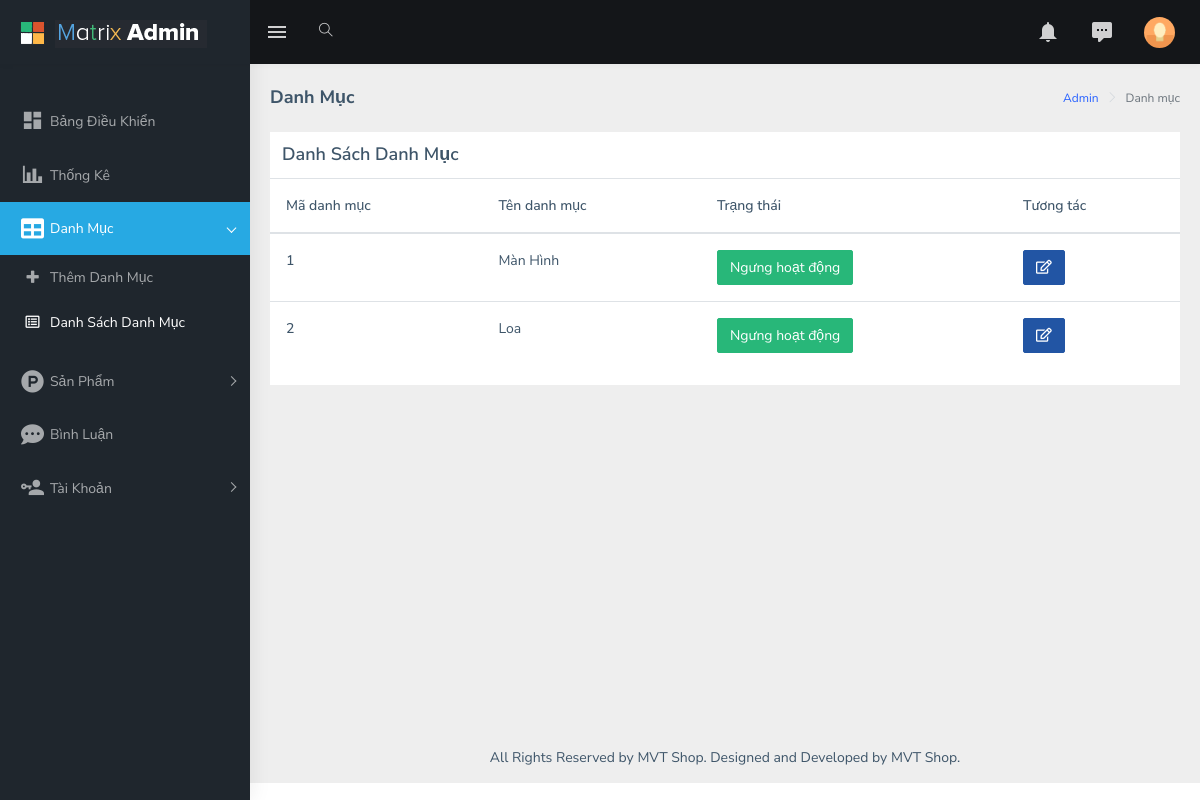
/admin/index.php?act=list_danhmuc, run on an earlier commit of the app's database.
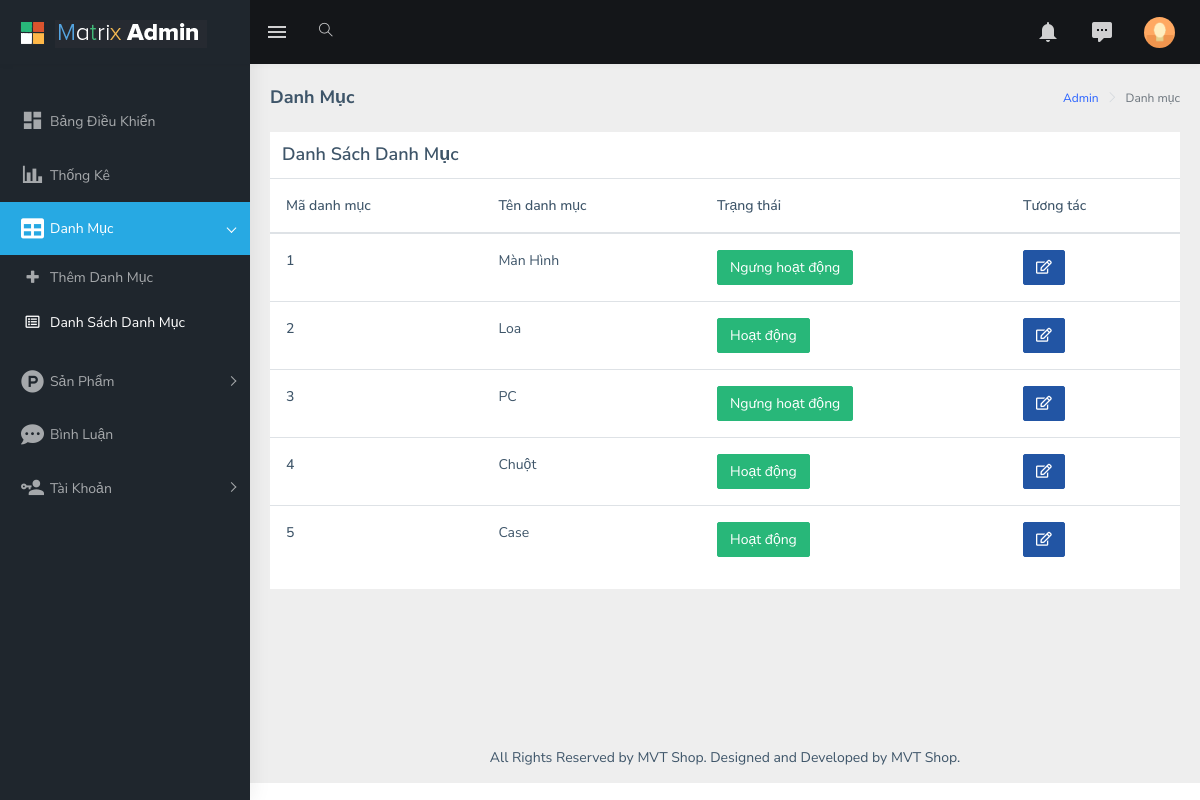
And on a later commit of the database.
### tables this page shows
CREATE TABLE `category` (
  `id` int(15) NOT NULL,
  `category_name` varchar(100) NOT NULL,
  `status` enum('active','inactive','','') NOT NULL
);

### model/pdo.php (called while the page is built, shortened)
<?php
function pdo_get_connection(){
    $dburl = "mysql:host=localhost;dbname=group5_project1;charset=utf8";
    $username = 'root';
    $password = '';
    $conn = new PDO($dburl, $username, $password);
    $conn->setAttribute(PDO::ATTR_ERRMODE, PDO::ERRMODE_EXCEPTION);
    return $conn;
}
function pdo_query($sql){
    $sql_args = array_slice(func_get_args(), 1);
    try{
        $conn = pdo_get_connection();
        $stmt = $conn->prepare($sql);
        $stmt->execute($sql_args);
        $rows = $stmt->fetchAll();
        return $rows;
    }
    catch(PDOException $e){
        throw $e;
    }
    finally{
        unset($conn);
    }
}

### model/danhmuc.php (called while the page is built, shortened)
<?php
    function load_all_category(){
        $sql="SELECT * FROM category order by id";
        $list_category=pdo_query($sql);
        return $list_category;
    }
?>

### admin/danhmuc/list.php (the view, shortened to what this page needs)
<div class="page-wrapper">
  <div class="page-breadcrumb">
    <div class="row">
      <div class="col-12 d-flex no-block align-items-center">
        <h4 class="page-title">Danh Mục</h4>
        <div class="ml-auto text-right">
          <nav aria-label="breadcrumb">
            <ol class="breadcrumb">
              <li class="breadcrumb-item"><a href="#">Admin</a></li>
              <li class="breadcrumb-item active" aria-current="page">Danh mục</li>
            </ol>
          </nav>
        </div>
      </div>
    </div>
  </div>
  <div class="container-fluid">
    <div class="row">
      <div class="col-12">
        <div class="card">
          <h4 class="card-title" style="margin: 12px 12px">Danh Sách Danh Mục</h4>
          <table class="table">
            <thead>
              <tr>
                <th scope="col">Mã danh mục</th>
                <th scope="col">Tên danh mục</th>
                <th scope="col">Trạng thái</th>
                <th scope="col">Tương tác</th>
              </tr>
            </thead>
            <tbody>
            <?php
              foreach($list_category as $category){
                $status_text = ($category['status'] == 'active') ? 'Hoạt động' : 'Ngưng hoạt động';
            ?>
              <tr>
              <th scope="row"><?php echo $category['id']?>
              </th>
              <td><?php echo $category['category_name']?></td>
              <td><input type="submit" class="btn btn-success" value="<?php echo $status_text ?>"></td>
              <td><a href="index.php?act=edit_danhmuc&id=<?php echo $category['id'] ?>"><i class="fas fa-edit btn btn-info"></i></a>
              </td>
            </tr>
            <?php } ?>
            </tbody>
          </table>
        </div>
      </div>
    </div>
  </div>

### admin/index.php (shortened to what this page needs)
<?php
    if (!isset($_GET['act']) || $_GET['act'] != 'dangky' && $_GET['act'] != 'dangnhap'){
        include "header.php";
    }
    include "../model/pdo.php";
    include "../model/danhmuc.php";
    if(isset($_GET['act'])){
        $act = $_GET['act'];
        switch($act){
            case "list_danhmuc":
                $list_category=load_all_category();
                include "danhmuc/list.php";
                break;
        }
    }
    else{
        include "home.php";
    }
    include "footer.php";
?>

### admin/header.php (shortened to what this page needs)
<!DOCTYPE html>
<html dir="ltr" lang="en">
<head>
    <link href="assets/libs/flot/css/float-chart.css" rel="stylesheet">
    <link href="dist/css/style.min.css" rel="stylesheet">
</head>
<body>
    <div id="main-wrapper">
        <header class="topbar" data-navbarbg="skin5">
            <nav class="navbar top-navbar navbar-expand-md navbar-dark">
                <div class="navbar-header" data-logobg="skin5">
                    <a class="navbar-brand" href="index.html">
                        <b class="logo-icon p-l-10">
                            <img src="assets/images/logo-icon.png" alt="homepage" class="light-logo" />
                        </b>
                        <span class="logo-text">
                             <img src="assets/images/logo-text.png" alt="homepage" class="light-logo" />
                        </span>
                    </a>
                </div>
                <div class="navbar-collapse collapse" id="navbarSupportedContent" data-navbarbg="skin5">
                    <ul class="navbar-nav float-left mr-auto">
                        <li class="nav-item d-none d-md-block"><a class="nav-link sidebartoggler waves-effect waves-light" href="javascript:void(0)" data-sidebartype="mini-sidebar"><i class="mdi mdi-menu font-24"></i></a></li>
                        <li class="nav-item search-box"> <a class="nav-link waves-effect waves-dark" href="javascript:void(0)"><i class="ti-search"></i></a>
                        </li>
                    </ul>
                    <ul class="navbar-nav float-right">
                        <li class="nav-item dropdown">
                            <a class="nav-link dropdown-toggle waves-effect waves-dark" href="" data-toggle="dropdown" aria-haspopup="true" aria-expanded="false"> <i class="mdi mdi-bell font-24"></i>
                            </a>
                        </li>
                        <li class="nav-item dropdown">
                            <a class="nav-link dropdown-toggle waves-effect waves-dark" href="" id="2" data-toggle="dropdown" aria-haspopup="true" aria-expanded="false"> <i class="font-24 mdi mdi-comment-processing"></i>
                            </a>
                        </li>
                        <li class="nav-item dropdown">
                            <a class="nav-link dropdown-toggle text-muted waves-effect waves-dark pro-pic" href="" data-toggle="dropdown" aria-haspopup="true" aria-expanded="false"><img src="assets/images/users/1.jpg" alt="user" class="rounded-circle" width="31"></a>
                        </li>
                    </ul>
                </div>
            </nav>
        </header>
         <?php
         include_once 'sidebar.php';
         ?>

### admin/sidebar.php (shortened to what this page needs)
<aside class="left-sidebar" data-sidebarbg="skin5">
    <div class="scroll-sidebar">
        <nav class="sidebar-nav">
            <ul id="sidebarnav" class="p-t-30">
                <li class="sidebar-item"> <a class="sidebar-link waves-effect waves-dark sidebar-link" href="index.html"
                        aria-expanded="false"><i class="mdi mdi-view-dashboard"></i><span class="hide-menu">Bảng Điều
                            Khiển</span></a></li>
                <li class="sidebar-item"> <a class="sidebar-link waves-effect waves-dark sidebar-link"
                        href="charts.html" aria-expanded="false"><i class="mdi mdi-chart-bar"></i><span
                            class="hide-menu">Thống Kê</span></a></li>
                <li class="sidebar-item"> <a class="sidebar-link has-arrow waves-effect waves-dark"
                        href="javascript:void(0)" aria-expanded="false"><i class="fas fa-table"></i><span
                            class="hide-menu">Danh Mục </span></a>
                    <ul aria-expanded="false" class="collapse  first-level">
                        <li class="sidebar-item"><a href="index.php?act=add_danhmuc" class="sidebar-link"><i
                                    class="fas fa-plus"></i><span class="hide-menu"> Thêm Danh Mục
                                </span></a></li>
                        <li class="sidebar-item"><a href="index.php?act=list_danhmuc" class="sidebar-link"><i
                                    class="far fa-list-alt"></i><span class="hide-menu"> Danh Sách Danh Mục
                                </span></a></li>
                    </ul>
                </li>
                <li class="sidebar-item"> <a class="sidebar-link has-arrow waves-effect waves-dark"
                        href="javascript:void(0)" aria-expanded="false"><i class="fab fa-product-hunt"></i><span
                            class="hide-menu">Sản Phẩm </span></a>
                </li>
                <li class="sidebar-item"> <a class="sidebar-link waves-effect waves-dark sidebar-link"
                        href="index.php?act=list_binhluan" aria-expanded="false"><i
                            class=" fas fa-comment-dots"></i><span class="hide-menu">Bình Luận</span></a></li>
                <li class="sidebar-item"> <a class="sidebar-link has-arrow waves-effect waves-dark"
                        href="javascript:void(0)" aria-expanded="false"><i class="mdi mdi-account-key"></i><span
                            class="hide-menu">Tài Khoản </span></a>
                </li>
            </ul>
        </nav>
    </div>
</aside>

### admin/footer.php (shortened to what this page needs)
            <footer class="footer text-center">
                All Rights Reserved by MVT Shop. Designed and Developed by MVT Shop.
            </footer>
        </div>
    </div>
</body>
</html>

What changed in the data, as far as the page shows it:
changed category "Loa": status "Ngưng hoạt động" → "Hoạt động"
added category: id "3", category_name "PC", status "Ngưng hoạt động"
added category: id "4", category_name "Chuột", status "Hoạt động"
added category: id "5", category_name "Case", status "Hoạt động"
